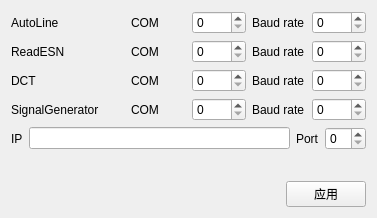
<?xml version="1.0" encoding="UTF-8"?>
<ui version="4.0">
 <class>Setup4Devices</class>
 <widget class="QWidget" name="Setup4Devices">
  <property name="geometry">
   <rect>
    <x>0</x>
    <y>0</y>
    <width>377</width>
    <height>218</height>
   </rect>
  </property>
  <property name="windowTitle">
   <string>Form</string>
  </property>
  <layout class="QVBoxLayout" name="verticalLayout_4">
   <item>
    <layout class="QVBoxLayout" name="verticalLayout_2">
     <item>
      <layout class="QHBoxLayout" name="horizontalLayout_3">
       <item>
        <widget class="QLabel" name="label_4">
         <property name="text">
          <string>AutoLine</string>
         </property>
        </widget>
       </item>
       <item>
        <layout class="QHBoxLayout" name="horizontalLayout_2">
         <item>
          <widget class="QLabel" name="label">
           <property name="text">
            <string>COM</string>
           </property>
          </widget>
         </item>
         <item>
          <widget class="QSpinBox" name="spinBox"/>
         </item>
        </layout>
       </item>
       <item>
        <layout class="QHBoxLayout" name="horizontalLayout">
         <item>
          <widget class="QLabel" name="label_9">
           <property name="text">
            <string>Baud rate</string>
           </property>
          </widget>
         </item>
         <item>
          <widget class="QSpinBox" name="spinBox_5"/>
         </item>
        </layout>
       </item>
      </layout>
     </item>
     <item>
      <layout class="QHBoxLayout" name="horizontalLayout_8">
       <item>
        <widget class="QLabel" name="label_5">
         <property name="text">
          <string>ReadESN</string>
         </property>
        </widget>
       </item>
       <item>
        <layout class="QHBoxLayout" name="horizontalLayout_9">
         <item>
          <widget class="QLabel" name="label_3">
           <property name="text">
            <string>COM</string>
           </property>
          </widget>
         </item>
         <item>
          <widget class="QSpinBox" name="spinBox_4"/>
         </item>
        </layout>
       </item>
       <item>
        <layout class="QHBoxLayout" name="horizontalLayout_10">
         <item>
          <widget class="QLabel" name="label_13">
           <property name="text">
            <string>Baud rate</string>
           </property>
          </widget>
         </item>
         <item>
          <widget class="QSpinBox" name="spinBox_7"/>
         </item>
        </layout>
       </item>
      </layout>
     </item>
     <item>
      <layout class="QHBoxLayout" name="horizontalLayout_11">
       <item>
        <widget class="QLabel" name="label_6">
         <property name="text">
          <string>DCT</string>
         </property>
        </widget>
       </item>
       <item>
        <layout class="QHBoxLayout" name="horizontalLayout_12">
         <item>
          <widget class="QLabel" name="label_15">
           <property name="text">
            <string>COM</string>
           </property>
          </widget>
         </item>
         <item>
          <widget class="QSpinBox" name="spinBox_8"/>
         </item>
        </layout>
       </item>
       <item>
        <layout class="QHBoxLayout" name="horizontalLayout_13">
         <item>
          <widget class="QLabel" name="label_16">
           <property name="text">
            <string>Baud rate</string>
           </property>
          </widget>
         </item>
         <item>
          <widget class="QSpinBox" name="spinBox_9"/>
         </item>
        </layout>
       </item>
      </layout>
     </item>
    </layout>
   </item>
   <item>
    <layout class="QVBoxLayout" name="verticalLayout">
     <item>
      <layout class="QHBoxLayout" name="horizontalLayout_4">
       <item>
        <widget class="QLabel" name="label_8">
         <property name="text">
          <string>SignalGenerator</string>
         </property>
        </widget>
       </item>
       <item>
        <layout class="QHBoxLayout" name="horizontalLayout_5">
         <item>
          <widget class="QLabel" name="label_2">
           <property name="text">
            <string>COM</string>
           </property>
          </widget>
         </item>
         <item>
          <widget class="QSpinBox" name="spinBox_2"/>
         </item>
        </layout>
       </item>
       <item>
        <layout class="QHBoxLayout" name="horizontalLayout_6">
         <item>
          <widget class="QLabel" name="label_10">
           <property name="text">
            <string>Baud rate</string>
           </property>
          </widget>
         </item>
         <item>
          <widget class="QSpinBox" name="spinBox_6"/>
         </item>
        </layout>
       </item>
      </layout>
     </item>
     <item>
      <layout class="QHBoxLayout" name="horizontalLayout_7">
       <item>
        <widget class="QLabel" name="label_7">
         <property name="text">
          <string>IP</string>
         </property>
        </widget>
       </item>
       <item>
        <widget class="QLineEdit" name="lineEdit"/>
       </item>
       <item>
        <widget class="QLabel" name="label_11">
         <property name="text">
          <string>Port</string>
         </property>
        </widget>
       </item>
       <item>
        <widget class="QSpinBox" name="spinBox_3"/>
       </item>
      </layout>
     </item>
    </layout>
   </item>
   <item>
    <layout class="QHBoxLayout" name="horizontalLayout_14">
     <item>
      <spacer name="horizontalSpacer">
       <property name="orientation">
        <enum>Qt::Horizontal</enum>
       </property>
       <property name="sizeHint" stdset="0">
        <size>
         <width>108</width>
         <height>20</height>
        </size>
       </property>
      </spacer>
     </item>
     <item>
      <layout class="QVBoxLayout" name="verticalLayout_3">
       <item>
        <spacer name="verticalSpacer">
         <property name="orientation">
          <enum>Qt::Vertical</enum>
         </property>
         <property name="sizeHint" stdset="0">
          <size>
           <width>20</width>
           <height>40</height>
          </size>
         </property>
        </spacer>
       </item>
       <item>
        <widget class="QPushButton" name="pushButton">
         <property name="text">
          <string>应用</string>
         </property>
        </widget>
       </item>
      </layout>
     </item>
    </layout>
   </item>
  </layout>
 </widget>
 <resources/>
 <connections/>
</ui>
